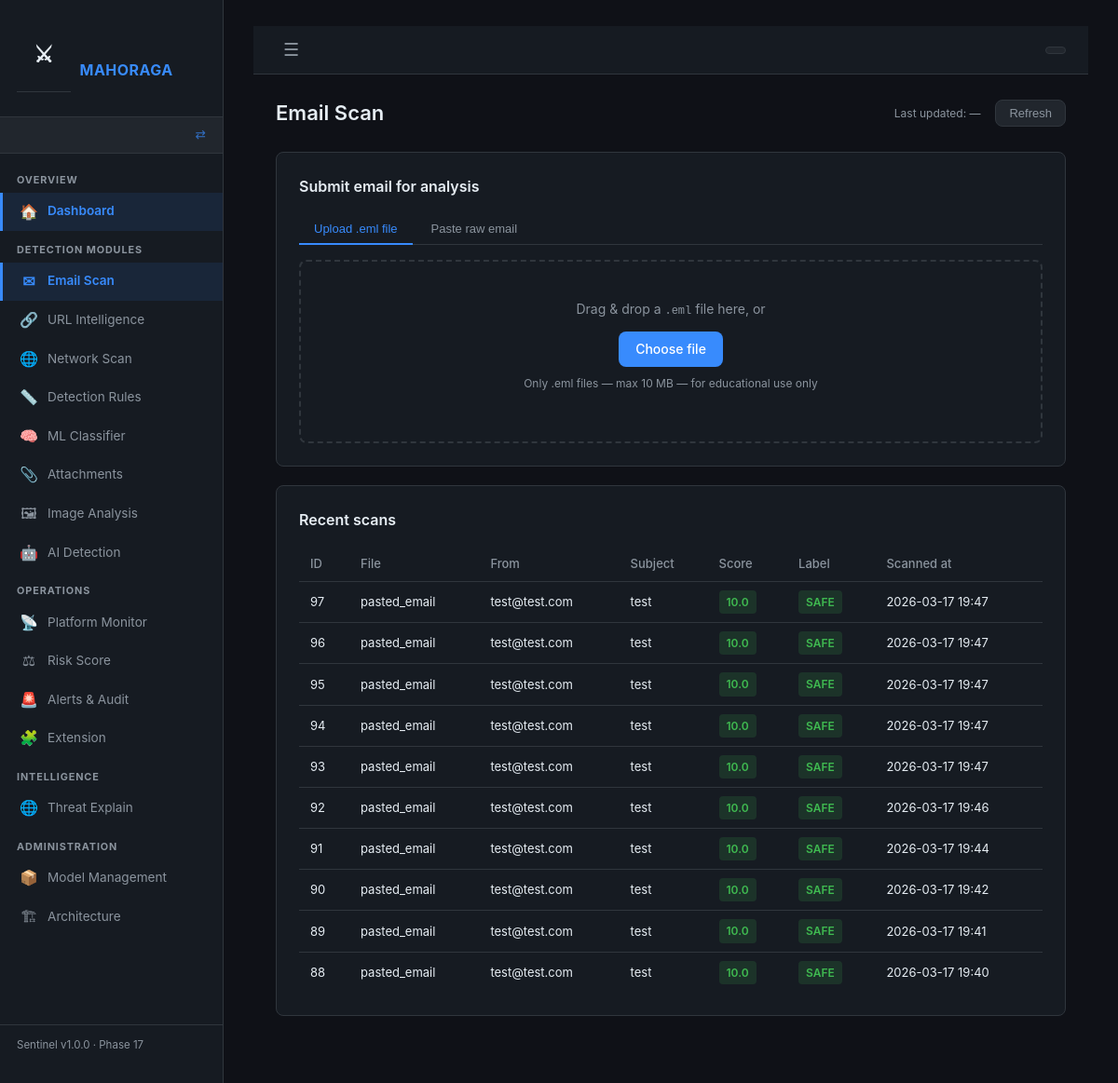
/email/scan, run on the app's committed database.
### backend/app/models.py (models this page shows)
class EmailScan(db.Model):
    __tablename__ = "email_scans"
    id           = db.Column(db.Integer, primary_key=True)
    filename     = db.Column(db.String(255))
    sender       = db.Column(db.String(255))
    recipient    = db.Column(db.String(255))
    subject      = db.Column(db.Text)
    body_text    = db.Column(db.Text)
    body_html    = db.Column(db.Text)
    headers_raw  = db.Column(db.Text)          # JSON string of all headers
    spf_result   = db.Column(db.String(50))    # pass / fail / softfail / none
    dkim_result  = db.Column(db.String(50))
    dmarc_result = db.Column(db.String(50))
    risk_score   = db.Column(db.Float, default=0.0)   # 0.0 – 100.0
    label        = db.Column(db.String(20))    # SAFE / SUSPICIOUS / MALICIOUS
    scanned_at   = db.Column(db.DateTime, default=datetime.utcnow)
    urls         = db.relationship("URLScan",        backref="email", lazy=True)
    attachments  = db.relationship("AttachmentScan", backref="email", lazy=True)
    network_scans= db.relationship("NetworkScan",    backref="email", lazy=True)

### backend/app/routes/email_scan.py (the view)
@email_scan_bp.route("/email/scan", methods=["GET"])
def email_scan_page():
    recent_scans = (
        EmailScan.query
        .order_by(EmailScan.scanned_at.desc())
        .limit(10)
        .all()
    )
    return render_template("email_scan.html", recent_scans=recent_scans)

### backend/app/routes/dashboard.py (called while the page is built, shortened)
def get_current_role() -> str:
    return session.get("role", "")

def get_sidebar_config():
    role = get_current_role()
    cfg  = ROLES.get(role, {})
    all_items = _all_sidebar_items()
    if cfg.get("allowed_prefixes") is None:
        return all_items   # admin sees everything

### frontend/templates/email_scan.html (shortened to what this page needs)
{% extends "base.html" %}
{% block content %}
<div class="page-header">
  <h1>Email Scan</h1>
  <span class="last-updated" id="last-updated">
    Last updated: <span id="update-time">—</span>
  </span>
  <button class="btn-refresh" onclick="refreshHistory()">Refresh</button>
</div>
<div class="card">
  <h2>Submit email for analysis</h2>
  <div class="tab-bar">
    <button class="tab active" id="tab-upload" onclick="switchTab('upload')">
      Upload .eml file
    </button>
    <button class="tab" id="tab-paste" onclick="switchTab('paste')">
      Paste raw email
    </button>
  </div>
  <div id="panel-upload">
    <div class="upload-zone" id="drop-zone">
      <p>Drag &amp; drop a <code>.eml</code> file here, or</p>
      <label class="btn-primary" for="eml-file-input">Choose file</label>
      <p class="hint">Only .eml files — max 10 MB — for educational use only</p>
    </div>
  </div>
</div>
<div class="card">
  <h2>Recent scans</h2>
  <table class="data-table">
    <thead>
      <tr>
        <th>ID</th><th>File</th><th>From</th>
        <th>Subject</th><th>Score</th><th>Label</th><th>Scanned at</th>
      </tr>
    </thead>
    <tbody id="history-table-body">
      {% for scan in recent_scans %}
      <tr>
        <td>{{ scan.id }}</td>
        <td>{{ scan.filename }}</td>
        <td class="truncate">{{ scan.sender }}</td>
        <td class="truncate">{{ scan.subject }}</td>
        <td>
          <span class="score-pill score-{{ scan.label | lower }}">
            {{ scan.risk_score | round(1) }}
          </span>
        </td>
        <td>
          <span class="label-badge label-{{ scan.label | lower }}">{{ scan.label }}</span>
        </td>
        <td>{{ scan.scanned_at.strftime('%Y-%m-%d %H:%M') if scan.scanned_at else '—' }}</td>
      </tr>
      {% else %}
      <tr><td colspan="7" class="empty-state">No scans yet — upload an email above</td></tr>
      {% endfor %}
    </tbody>
  </table>
</div>
{% endblock %}

### frontend/templates/base.html (shortened to what this page needs)
<!DOCTYPE html>
<html lang="en">
<head>
  <link rel="stylesheet" href="/static/css/main.css">
</head>
<body>
<aside class="sidebar" id="sidebar">
  <div class="sidebar-brand">
    <span class="sidebar-logo">⚔</span>
    <span class="sidebar-title">MAHORAGA</span>
  </div>
  <div class="sidebar-role-badge">
    <a href="/role/clear" class="sidebar-role-switch" title="Switch role">⇄</a>
  </div>
  <nav class="sidebar-nav">
    {% for section in sidebar %}
    <div class="sidebar-section-label">{{ section.section }}</div>
    {% for item in section['items'] %}
    <a href="{{ item.url }}"
       class="sidebar-link {% if request.path == item.url or request.path.startswith(item.url.rstrip('/') + '/') %}active{% endif %}">
      <span class="sidebar-link-icon">{{ item.icon }}</span>
      <span class="sidebar-link-label">{{ item.label }}</span>
    </a>
    {% endfor %}
    {% endfor %}
  </nav>
  <div class="sidebar-footer">
    <span class="sidebar-version">Sentinel v1.0.0 · Phase 17</span>
  </div>
</aside>
<main class="main-content" id="mainContent">
  <header class="topbar">
    <button class="topbar-toggle" id="sidebarToggle" onclick="toggleSidebar()">☰</button>
    <div class="topbar-right">
      <span class="topbar-role">
      </span>
    </div>
  </header>
  <div class="content-area">
    {% block content %}{% endblock %}
  </div>
</main>
</body>
</html>

### data on the page
EmailScan: id "97", filename "pasted_email", sender "test@test.com", subject "test", risk_score "10.0", label "SAFE", scanned_at "2026-03-17 19:47"
EmailScan: id "96", filename "pasted_email", sender "test@test.com", subject "test", risk_score "10.0", label "SAFE", scanned_at "2026-03-17 19:47"
EmailScan: id "95", filename "pasted_email", sender "test@test.com", subject "test", risk_score "10.0", label "SAFE", scanned_at "2026-03-17 19:47"
EmailScan: id "94", filename "pasted_email", sender "test@test.com", subject "test", risk_score "10.0", label "SAFE", scanned_at "2026-03-17 19:47"
EmailScan: id "93", filename "pasted_email", sender "test@test.com", subject "test", risk_score "10.0", label "SAFE", scanned_at "2026-03-17 19:47"
EmailScan: id "92", filename "pasted_email", sender "test@test.com", subject "test", risk_score "10.0", label "SAFE", scanned_at "2026-03-17 19:46"
EmailScan: id "91", filename "pasted_email", sender "test@test.com", subject "test", risk_score "10.0", label "SAFE", scanned_at "2026-03-17 19:44"
EmailScan: id "90", filename "pasted_email", sender "test@test.com", subject "test", risk_score "10.0", label "SAFE", scanned_at "2026-03-17 19:42"
EmailScan: id "89", filename "pasted_email", sender "test@test.com", subject "test", risk_score "10.0", label "SAFE", scanned_at "2026-03-17 19:41"
EmailScan: id "88", filename "pasted_email", sender "test@test.com", subject "test", risk_score "10.0", label "SAFE", scanned_at "2026-03-17 19:40"

### other printed values
{{ section.section }} "OVERVIEW" "DETECTION MODULES" "OPERATIONS" "INTELLIGENCE" "ADMINISTRATION"
{{ item.icon }} "🏠" "✉" "🔗" "🌐" "📏" "🧠" "📎" "🖼" "🤖" "📡" "⚖" "🚨" "🧩" "🌐" "📦" "🏗"
{{ item.label }} "Dashboard" "Email Scan" "URL Intelligence" "Network Scan" "Detection Rules" "ML Classifier" "Attachments" "Image Analysis" "AI Detection" "Platform Monitor" "Risk Score" "Alerts & Audit" "Extension" "Threat Explain" "Model Management" "Architecture"
